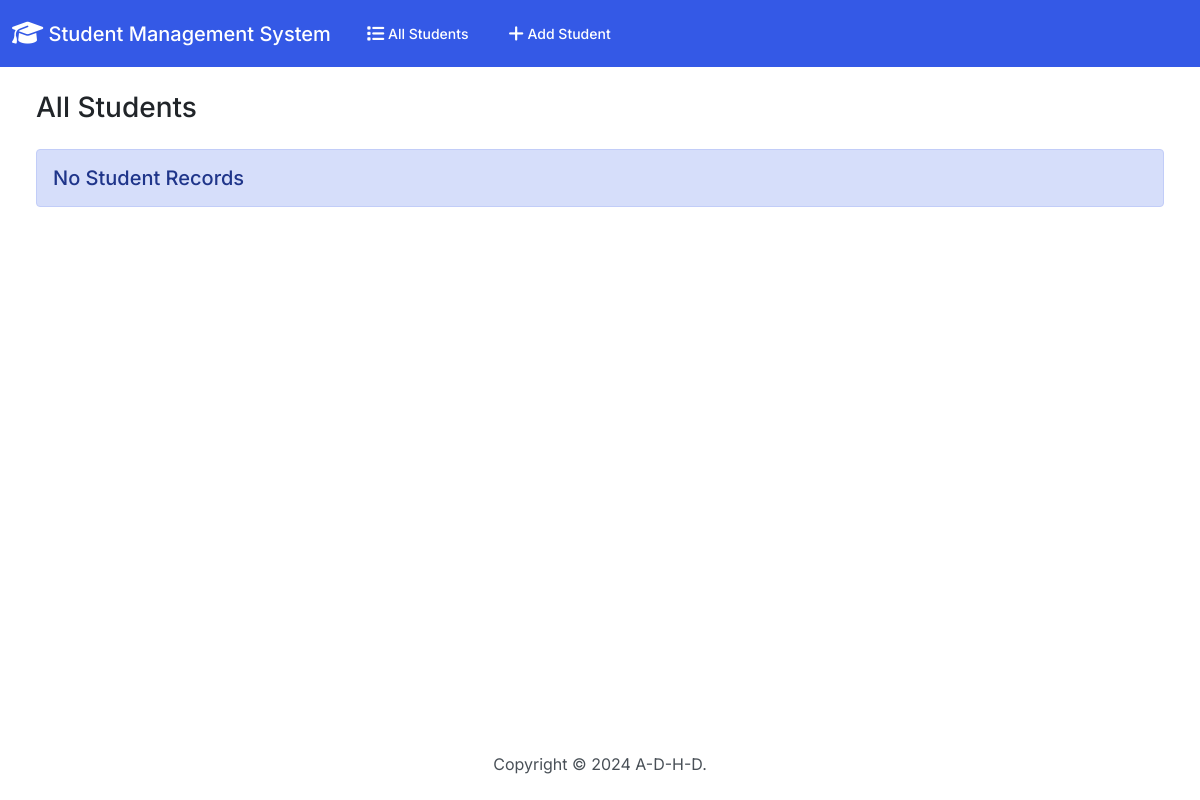
/, run on an earlier commit of the app's database.
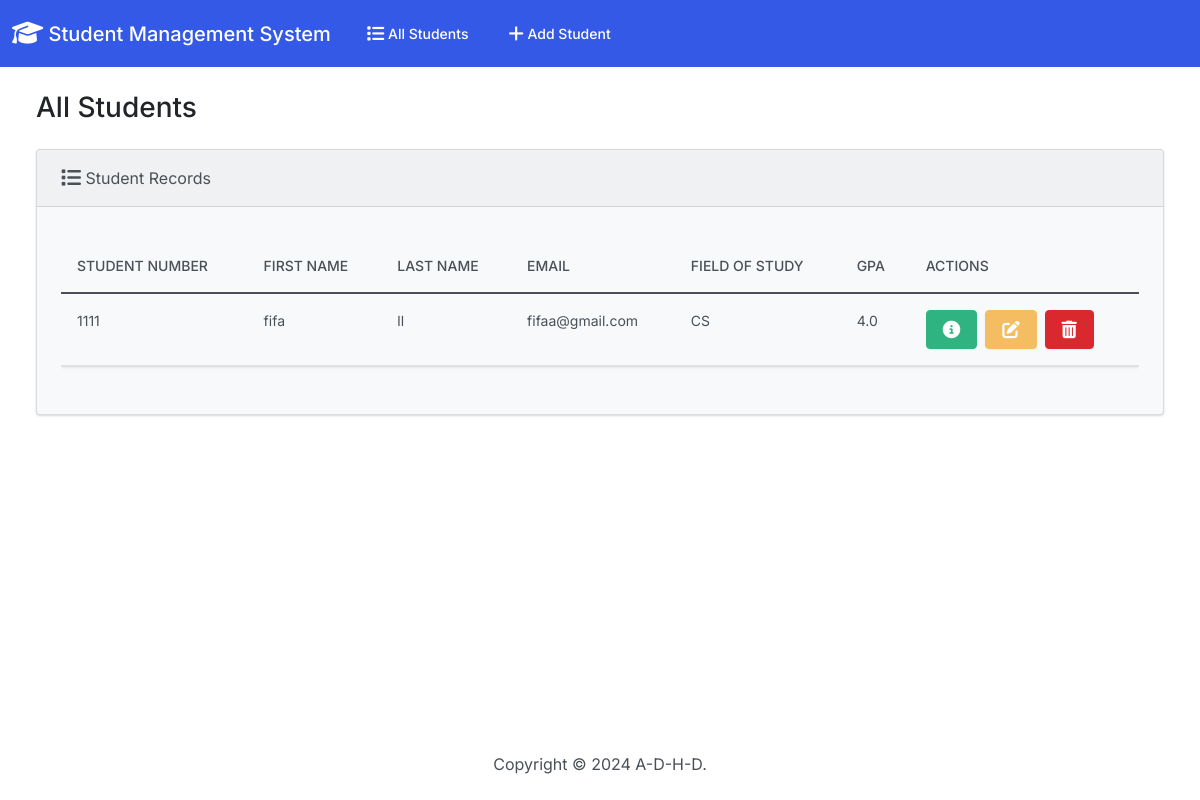
And on a later commit of the database.
### students/models.py (models this page shows, shortened)
class Student(models.Model):
    student_number = models.IntegerField()
    first_name = models.CharField(max_length = 100)
    last_name =  models.CharField(max_length = 100)
    email = models.EmailField(max_length = 40)
    field_of_study = models.CharField(max_length = 50)
    gpa = models.FloatField()

### students/views.py (the view)
# urls.py: path('', views.index, name= 'index'),
def index(request):
  return render(request, 'students/index.html', {
    'students': Student.objects.all()
  })

### students/templates/students/index.html (shortened to what this page needs)
{% extends "students/base.html" %}
{% block body %}
<h3 class="m-4">All Students</h3>
<div class="row">
    <div class="col-12">
        {% if students %}
        <div class="card bg-light ms-4 me-4 mb-4">
            <div class="card-header">
                <i class="fa-solid fa-list fa-lg"></i> Student Records
            </div>
            <div class="card-body">
                <p class="card-text">
                <div class="table-responsive">
                    <table class="table table-hover">
                        <thead>
                            <tr>
                                <th scope="col">Student Number</th>
                                <th scope="col">First Name</th>
                                <th scope="col">Last Name</th>
                                <th scope="col">Email</th>
                                <th scope="col">Field of Study</th>
                                <th scope="col">GPA</th>
                                <th scope="col">Actions</th>
                            </tr>
                        </thead>
                        <tbody>
                            {% for student in students %}
                            <tr>
                                <td>{{ student.student_number }}</td>
                                <td>{{ student.first_name }}</td>
                                <td>{{ student.last_name }}</td>
                                <td>{{ student.email }}</td>
                                <td>{{ student.field_of_study }}</td>
                                <td>{{ student.gpa }}</td>
                                <td>
                                    <button type="button" class="btn btn-success me-1"
                                        href="{% url 'view_student' student.id %}" data-bs-toggle="modal"
                                        data-bs-target="#myModal{{student.id}}">
                                    </button>
                                    <a class="btn btn-warning me-1" href="{% url 'edit' student.id %}">
                                    </a>
                                    <button type="button" class="btn btn-danger" data-bs-toggle="modal"
                                        data-bs-target="#delete{{student.id}}">
                                    </button>
                                </td>
                            </tr>
                            {% endfor %}
                        </tbody>
                    </table>
                </div>
                </p>
            </div>
        </div>
        {% else %}
        <h5 class="alert alert-primary ms-4 me-4">No Student Records</h5>
        {% endif %}
    </div>
</div>
{% endblock %}

What changed in the data, as far as the page shows it:
added Student: student_number "1111", first_name "fifa", last_name "ll", email "fifaa@gmail.com", field_of_study "CS", gpa "4.0"
Also different on the page:
text no longer shown: "No Student Records"
text now shown: "Student Records STUDENT NUMBER FIRST NAME LAST NAME EMAIL FIELD OF STUDY GPA ACTIONS"
